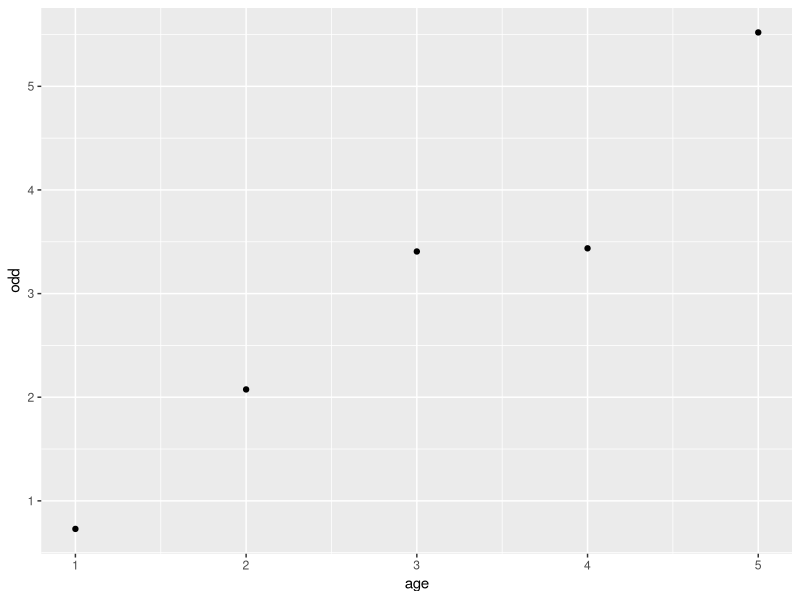
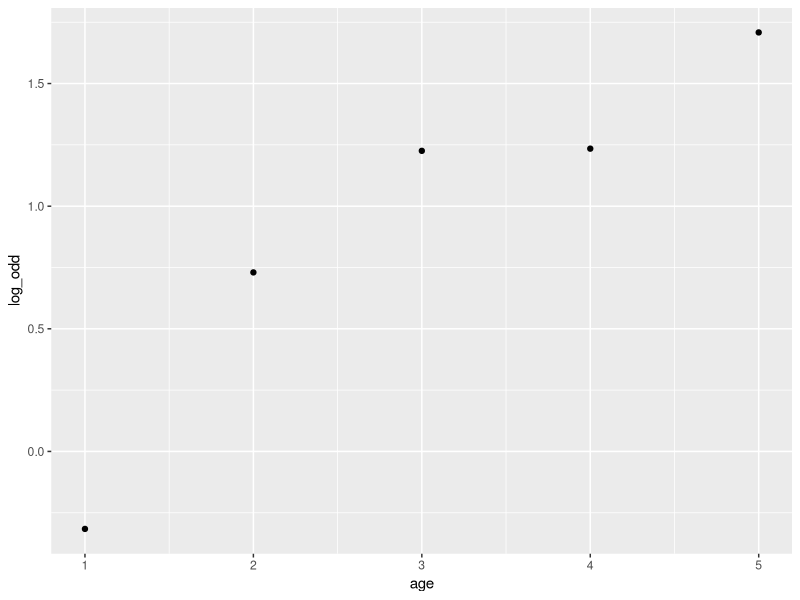
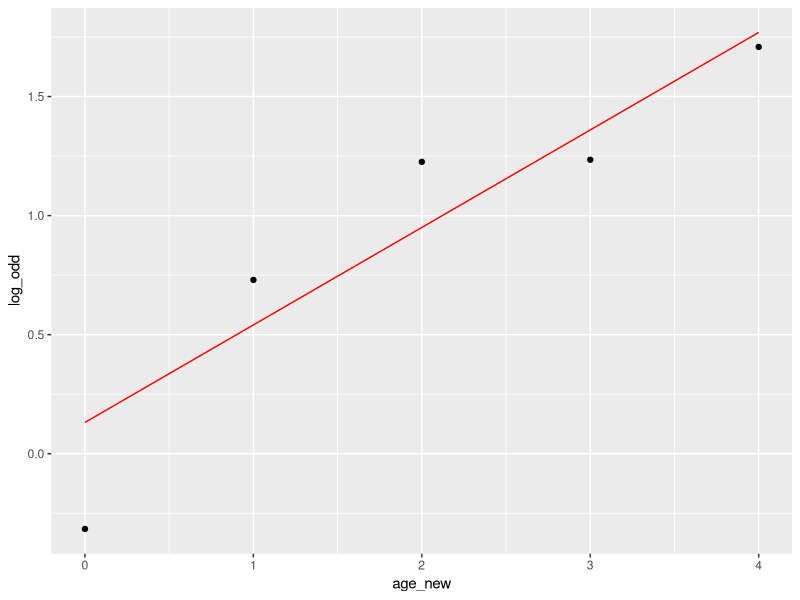
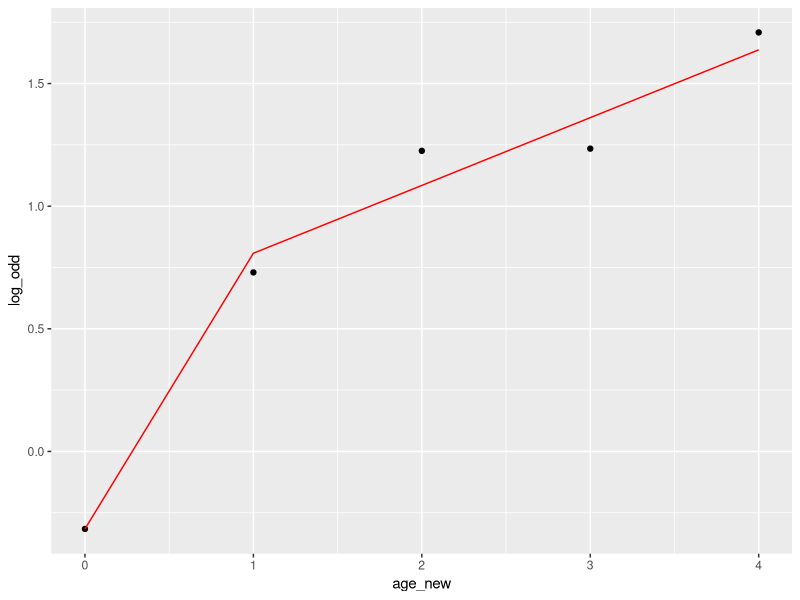

These charts were generated, in order, by the following R code:
## Assign: Ecnometrics
## Edward J. Xu
## Mar 22, 2020
setwd("~/GitHub/TidySimStat/examples")
library(tidyverse)
library(magrittr)
library(lmtest)

#### Data ####
dat <- read_csv("./data/EEHA.csv")

set.seed(6)
sample_size <- 1200
dat <- dat %>%
  slice(sample(nrow(dat), sample_size))

dat %>%
  select(respondent_ID, age, know_el)

#### Conditional Frequency ####
cal_freq_con <- function(x, dat, y){
  x_n <- dat %>%
    filter(age == x) %>%
    nrow()
  
  xy_n <- dat %>%
    filter(age == x) %>%
    filter(know_el == 1) %>%
    nrow()
  
  return(xy_n / x_n)
}

## Note that the age group starts from 0
dist_know_el <- 
  tibble(age = seq(5)) %>%
  mutate(freq = map_dbl(.$age, cal_freq_con, dat = dat)) %>%
  mutate(freq_0 = 1 - freq) %>%
  mutate(odd = freq / freq_0) %>%
  mutate(log_odd = log(odd)) %>%
  mutate(age_new = age - 1)  # new age group index is used
  # so that it is easier to interpret the meaning of two parameters

dist_know_el %>%
  ggplot() +
    geom_point(aes(age, odd)) 

dist_know_el %>%
  ggplot() +
    geom_point(aes(age, log_odd))

#### Logit Model ####

dat %<>%
  mutate(age_new = age - 1)

mod_1 <- 
  dat %>%
  as.data.frame() %>%
  {glm(know_el ~ age_new, data = ., family = "binomial")}

plot_pred <- function(dist_know_el, mod, preds_mod){
  dist_know_el %>%
    mutate(pred = preds_mod) %>%
    ggplot() +
      geom_point(aes(age_new, log_odd)) +
      geom_line(aes(age_new, pred), color = "red")
}

dist_know_el %>%
  plot_pred(mod_1, predict(mod_1, newdata = tibble(age_new = seq(5) - 1)))

#### Mis-Specification Analysis ####

dat %<>%
  mutate(age_new_1 = ifelse(age_new == 1, 1, 0)) %>%
  mutate(age_new_2 = ifelse(age_new == 2, 1, 0)) %>%
  mutate(age_new_3 = ifelse(age_new == 3, 1, 0)) %>%
  mutate(age_new_4 = ifelse(age_new == 4, 1, 0))

mod_2 <-
  dat %>%
  as.data.frame() %>%
  {glm(know_el ~ age_new_1 + age_new_2 + age_new_3 + age_new_4,
    data = ., family = "binomial")}

summary(mod_2)

result_lmtest <- 
  lmtest::lrtest(mod_1, mod_2)  # mod_1 is nested in mod_2

## Log likelihood ratio test by hand
(lr <- 2 * (result_lmtest$LogLik[2] - result_lmtest$LogLik[1]))
(critical_value <- qchisq(0.95, 3, lower.tail = TRUE, log.p = FALSE))
(p_val <- pchisq(lr, 3, lower.tail = F, log.p = F))
(lr <= critical_value)

#### Model with 3 Degrees of Freedom ####

dat %<>%
  mutate(age_new_a = ifelse(age_new == 0, 1, 0))

mod_3 <-
  dat %>%
  as.data.frame() %>%
  {glm(know_el ~ age_new + age_new_a, data = ., family = "binomial")}

summary(mod_3)

dist_know_el %>%
  plot_pred(mod_3, predict(mod_3, 
    newdata = tibble(age_new = seq(5) - 1, age_new_a = c(1, 0, 0, 0 ,0))))

(result_lmtest_2 <- lmtest::lrtest(mod_3, mod_2))  # mod_3 is nested in mod_2
(critical_value <- qchisq(0.95, 2, lower.tail = TRUE, log.p = FALSE))
(result_lmtest_2$Chisq[2] <= critical_value)

#### Model Considering Family Types ####

# Assign individuals to four groups
dat %<>%
  mutate(num_c = persons0.5 + persons6.10 + persons11.15 + persons16.18) %>%
  # number of children in the family
  mutate(num_g = persons18.30 + persons31.50 + persons51.65) %>%
  # number of grow-ups (exclude elders) in the family
  mutate(ocoe = ifelse(num_c == 0 & persons65 == 0, 1, 0)) %>%
  mutate(wcoe = ifelse(num_c > 0 & persons65 == 0, 1, 0)) %>%
  mutate(ocwe = ifelse(num_c == 0 & persons65 > 0, 1, 0)) %>%
  mutate(wcwe = ifelse(num_c > 0 & persons65 > 0, 1, 0))

## Check whether all individuals are assigned with a family type
dat %>%
  mutate(whe_assign = ocoe + wcoe + ocwe + wcwe) %>%
  filter(whe_assign == 1) %>%
  nrow()

mod_4 <-
  dat %>%
  as.data.frame() %>%
  {glm(know_el ~ ocoe + wcoe + ocwe + wcwe, data = ., family = "binomial")}

